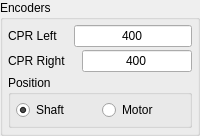
        <widget class="QGroupBox" name="groupBox_9">
         <property name="sizePolicy">
          <sizepolicy hsizetype="MinimumExpanding" vsizetype="Preferred">
           <horstretch>0</horstretch>
           <verstretch>0</verstretch>
          </sizepolicy>
         </property>
         <property name="title">
          <string>Encoders</string>
         </property>
         <layout class="QGridLayout" name="gridLayout_9" rowstretch="0,0,0">
          <property name="leftMargin">
           <number>5</number>
          </property>
          <property name="topMargin">
           <number>5</number>
          </property>
          <property name="rightMargin">
           <number>5</number>
          </property>
          <property name="bottomMargin">
           <number>5</number>
          </property>
          <property name="spacing">
           <number>3</number>
          </property>
          <item row="2" column="0" colspan="2">
           <widget class="QGroupBox" name="groupBox_10">
            <property name="title">
             <string>Position</string>
            </property>
            <layout class="QGridLayout" name="gridLayout_10" rowstretch="0">
             <property name="leftMargin">
              <number>5</number>
             </property>
             <property name="topMargin">
              <number>5</number>
             </property>
             <property name="rightMargin">
              <number>5</number>
             </property>
             <property name="bottomMargin">
              <number>5</number>
             </property>
             <property name="spacing">
              <number>3</number>
             </property>
             <item row="0" column="0">
              <widget class="QRadioButton" name="radioButton_encoder_shaft_2">
               <property name="sizePolicy">
                <sizepolicy hsizetype="MinimumExpanding" vsizetype="Fixed">
                 <horstretch>0</horstretch>
                 <verstretch>0</verstretch>
                </sizepolicy>
               </property>
               <property name="text">
                <string>Shaft</string>
               </property>
               <property name="checked">
                <bool>true</bool>
               </property>
              </widget>
             </item>
             <item row="0" column="1">
              <widget class="QRadioButton" name="radioButton_encoder_motor_2">
               <property name="sizePolicy">
                <sizepolicy hsizetype="MinimumExpanding" vsizetype="Fixed">
                 <horstretch>0</horstretch>
                 <verstretch>0</verstretch>
                </sizepolicy>
               </property>
               <property name="text">
                <string>Motor</string>
               </property>
               <property name="checked">
                <bool>false</bool>
               </property>
              </widget>
             </item>
            </layout>
           </widget>
          </item>
          <item row="0" column="0" colspan="2">
           <layout class="QHBoxLayout" name="horizontalLayout_23">
            <item>
             <widget class="QLabel" name="label_robot_weight_23">
              <property name="enabled">
               <bool>true</bool>
              </property>
              <property name="sizePolicy">
               <sizepolicy hsizetype="Maximum" vsizetype="Preferred">
                <horstretch>0</horstretch>
                <verstretch>0</verstretch>
               </sizepolicy>
              </property>
              <property name="minimumSize">
               <size>
                <width>0</width>
                <height>0</height>
               </size>
              </property>
              <property name="maximumSize">
               <size>
                <width>16777215</width>
                <height>16777215</height>
               </size>
              </property>
              <property name="text">
               <string>CPR Left</string>
              </property>
             </widget>
            </item>
            <item>
             <spacer name="horizontalSpacer_23">
              <property name="orientation">
               <enum>Qt::Horizontal</enum>
              </property>
              <property name="sizeType">
               <enum>QSizePolicy::Preferred</enum>
              </property>
              <property name="sizeHint" stdset="0">
               <size>
                <width>13</width>
                <height>20</height>
               </size>
              </property>
             </spacer>
            </item>
            <item>
             <widget class="QLineEdit" name="lineEdit_robot_cpr_left_2">
              <property name="enabled">
               <bool>true</bool>
              </property>
              <property name="sizePolicy">
               <sizepolicy hsizetype="Ignored" vsizetype="Fixed">
                <horstretch>0</horstretch>
                <verstretch>0</verstretch>
               </sizepolicy>
              </property>
              <property name="minimumSize">
               <size>
                <width>0</width>
                <height>0</height>
               </size>
              </property>
              <property name="maximumSize">
               <size>
                <width>16777215</width>
                <height>16777215</height>
               </size>
              </property>
              <property name="text">
               <string>400</string>
              </property>
              <property name="alignment">
               <set>Qt::AlignCenter</set>
              </property>
             </widget>
            </item>
           </layout>
          </item>
          <item row="1" column="0" colspan="2">
           <layout class="QHBoxLayout" name="horizontalLayout_24">
            <item>
             <widget class="QLabel" name="label_robot_weight_24">
              <property name="enabled">
               <bool>true</bool>
              </property>
              <property name="sizePolicy">
               <sizepolicy hsizetype="Maximum" vsizetype="Preferred">
                <horstretch>0</horstretch>
                <verstretch>0</verstretch>
               </sizepolicy>
              </property>
              <property name="minimumSize">
               <size>
                <width>0</width>
                <height>0</height>
               </size>
              </property>
              <property name="maximumSize">
               <size>
                <width>16777215</width>
                <height>16777215</height>
               </size>
              </property>
              <property name="text">
               <string>CPR Right</string>
              </property>
             </widget>
            </item>
            <item>
             <spacer name="horizontalSpacer_24">
              <property name="orientation">
               <enum>Qt::Horizontal</enum>
              </property>
              <property name="sizeType">
               <enum>QSizePolicy::Preferred</enum>
              </property>
              <property name="sizeHint" stdset="0">
               <size>
                <width>13</width>
                <height>20</height>
               </size>
              </property>
             </spacer>
            </item>
            <item>
             <widget class="QLineEdit" name="lineEdit_robot_cpr_right_2">
              <property name="enabled">
               <bool>true</bool>
              </property>
              <property name="sizePolicy">
               <sizepolicy hsizetype="Ignored" vsizetype="Fixed">
                <horstretch>0</horstretch>
                <verstretch>0</verstretch>
               </sizepolicy>
              </property>
              <property name="minimumSize">
               <size>
                <width>0</width>
                <height>0</height>
               </size>
              </property>
              <property name="maximumSize">
               <size>
                <width>16777215</width>
                <height>16777215</height>
               </size>
              </property>
              <property name="text">
               <string>400</string>
              </property>
              <property name="alignment">
               <set>Qt::AlignCenter</set>
              </property>
             </widget>
            </item>
           </layout>
          </item>
         </layout>
        </widget>
